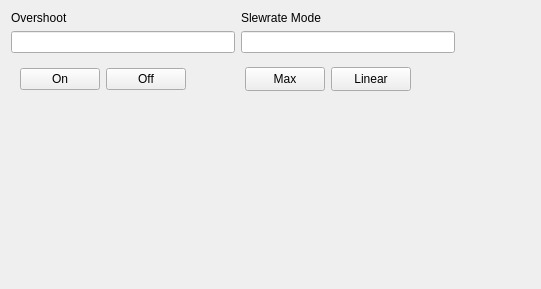
<?xml version="1.0" encoding="UTF-8"?>
<ui version="4.0">
 <class>Form</class>
 <widget class="QWidget" name="Form">
  <property name="geometry">
   <rect>
    <x>0</x>
    <y>0</y>
    <width>541</width>
    <height>289</height>
   </rect>
  </property>
  <property name="windowTitle">
   <string>Form</string>
  </property>
  <layout class="QGridLayout" name="gridLayout">
   <item row="1" column="0" colspan="2">
    <widget class="QLineEdit" name="le_overshoot">
     <property name="minimumSize">
      <size>
       <width>75</width>
       <height>20</height>
      </size>
     </property>
     <property name="toolTip">
      <string>Current value of Overshoot parameter</string>
     </property>
     <property name="alignment">
      <set>Qt::AlignCenter</set>
     </property>
    </widget>
   </item>
   <item row="0" column="2" colspan="2">
    <widget class="QLabel" name="label_5">
     <property name="text">
      <string>Slewrate Mode</string>
     </property>
    </widget>
   </item>
   <item row="1" column="2" colspan="2">
    <widget class="QLineEdit" name="le_slrtmode">
     <property name="minimumSize">
      <size>
       <width>75</width>
       <height>20</height>
      </size>
     </property>
     <property name="toolTip">
      <string>Current value of SlewRateMode parameter</string>
     </property>
     <property name="alignment">
      <set>Qt::AlignCenter</set>
     </property>
    </widget>
   </item>
   <item row="0" column="0">
    <widget class="QLabel" name="label">
     <property name="text">
      <string>Overshoot</string>
     </property>
    </widget>
   </item>
   <item row="2" column="2" colspan="2">
    <widget class="QWidget" name="widget" native="true">
     <layout class="QHBoxLayout" name="horizontalLayout_2">
      <property name="margin">
       <number>4</number>
      </property>
      <item>
       <widget class="QPushButton" name="btn_slrtmode_max">
        <property name="minimumSize">
         <size>
          <width>0</width>
          <height>24</height>
         </size>
        </property>
        <property name="toolTip">
         <string>Sets the SlewrateMode to MAX value (controller operates with maximum slew rate, SlewRate parameter is ignored)</string>
        </property>
        <property name="text">
         <string>Max</string>
        </property>
       </widget>
      </item>
      <item>
       <widget class="QPushButton" name="btn_slrtmode_linear">
        <property name="minimumSize">
         <size>
          <width>0</width>
          <height>24</height>
         </size>
        </property>
        <property name="toolTip">
         <string>Sets the SlewrateMode to LINEAR value (controller operates a constant SlewRate)</string>
        </property>
        <property name="text">
         <string>Linear</string>
        </property>
       </widget>
      </item>
      <item>
       <spacer name="horizontalSpacer_2">
        <property name="orientation">
         <enum>Qt::Horizontal</enum>
        </property>
        <property name="sizeHint" stdset="0">
         <size>
          <width>40</width>
          <height>20</height>
         </size>
        </property>
       </spacer>
      </item>
     </layout>
    </widget>
   </item>
   <item row="2" column="0" colspan="2">
    <widget class="QWidget" name="widget_2" native="true">
     <layout class="QHBoxLayout" name="horizontalLayout">
      <item>
       <widget class="QPushButton" name="btn_overshoot_on">
        <property name="toolTip">
         <string>Sets the Overshoot parameter to ON state</string>
        </property>
        <property name="text">
         <string>On</string>
        </property>
        <property name="iconSize">
         <size>
          <width>24</width>
          <height>24</height>
         </size>
        </property>
       </widget>
      </item>
      <item>
       <widget class="QPushButton" name="btn_overshoot_off">
        <property name="toolTip">
         <string>Sets the Overshoot parameter to OFF state</string>
        </property>
        <property name="text">
         <string>Off</string>
        </property>
        <property name="iconSize">
         <size>
          <width>24</width>
          <height>24</height>
         </size>
        </property>
       </widget>
      </item>
      <item>
       <spacer name="horizontalSpacer">
        <property name="orientation">
         <enum>Qt::Horizontal</enum>
        </property>
        <property name="sizeHint" stdset="0">
         <size>
          <width>40</width>
          <height>20</height>
         </size>
        </property>
       </spacer>
      </item>
     </layout>
    </widget>
   </item>
   <item row="1" column="4">
    <spacer name="horizontalSpacer_3">
     <property name="orientation">
      <enum>Qt::Horizontal</enum>
     </property>
     <property name="sizeHint" stdset="0">
      <size>
       <width>40</width>
       <height>20</height>
      </size>
     </property>
    </spacer>
   </item>
   <item row="3" column="0" colspan="5">
    <spacer name="verticalSpacer">
     <property name="orientation">
      <enum>Qt::Vertical</enum>
     </property>
     <property name="sizeHint" stdset="0">
      <size>
       <width>20</width>
       <height>40</height>
      </size>
     </property>
    </spacer>
   </item>
  </layout>
 </widget>
 <tabstops>
  <tabstop>le_overshoot</tabstop>
  <tabstop>le_slrtmode</tabstop>
  <tabstop>btn_overshoot_on</tabstop>
  <tabstop>btn_overshoot_off</tabstop>
  <tabstop>btn_slrtmode_max</tabstop>
  <tabstop>btn_slrtmode_linear</tabstop>
 </tabstops>
 <resources>
  <include location="app.qrc"/>
 </resources>
 <connections>
  <connection>
   <sender>btn_overshoot_on</sender>
   <signal>clicked()</signal>
   <receiver>Form</receiver>
   <slot>actionOvershootOn()</slot>
   <hints>
    <hint type="sourcelabel">
     <x>60</x>
     <y>75</y>
    </hint>
    <hint type="destinationlabel">
     <x>67</x>
     <y>-8</y>
    </hint>
   </hints>
  </connection>
  <connection>
   <sender>btn_overshoot_off</sender>
   <signal>clicked()</signal>
   <receiver>Form</receiver>
   <slot>actionOvershootOff()</slot>
   <hints>
    <hint type="sourcelabel">
     <x>148</x>
     <y>72</y>
    </hint>
    <hint type="destinationlabel">
     <x>166</x>
     <y>2</y>
    </hint>
   </hints>
  </connection>
  <connection>
   <sender>btn_slrtmode_max</sender>
   <signal>clicked()</signal>
   <receiver>Form</receiver>
   <slot>actionSlewrateMax()</slot>
   <hints>
    <hint type="sourcelabel">
     <x>274</x>
     <y>72</y>
    </hint>
    <hint type="destinationlabel">
     <x>304</x>
     <y>-2</y>
    </hint>
   </hints>
  </connection>
  <connection>
   <sender>btn_slrtmode_linear</sender>
   <signal>clicked()</signal>
   <receiver>Form</receiver>
   <slot>actionSlewrateLinear()</slot>
   <hints>
    <hint type="sourcelabel">
     <x>385</x>
     <y>75</y>
    </hint>
    <hint type="destinationlabel">
     <x>435</x>
     <y>-3</y>
    </hint>
   </hints>
  </connection>
 </connections>
 <slots>
  <slot>actionOvershootOn()</slot>
  <slot>actionOvershootOff()</slot>
  <slot>actionSlewrateMax()</slot>
  <slot>actionSlewrateLinear()</slot>
 </slots>
</ui>
